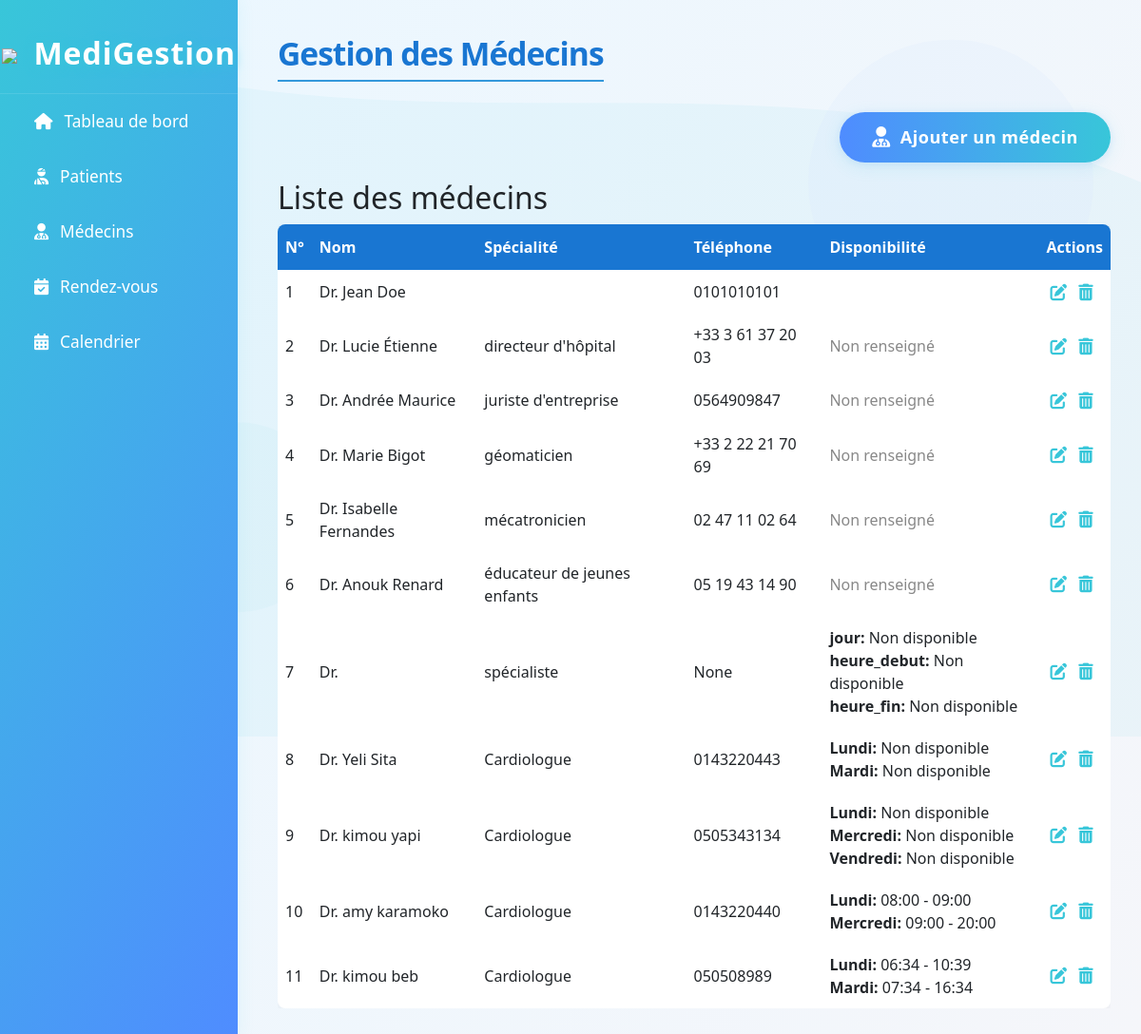
The app's page /doctors/ (signed in) with its own data.
### gestion/models.py (models this page shows, shortened)
class Doctor(models.Model):
    user = models.OneToOneField(
        User,
        on_delete=models.CASCADE,
        related_name='doctor_profile'
    )
    specialty = models.CharField(max_length=100)
    availability = models.JSONField(default=dict)

class User(AbstractUser):
    ROLE_CHOICES = (
        ('admin', 'Administrateur'),
        ('doctor', 'Médecin'),
        ('staff', 'Personnel'),
    )
    role = models.CharField(max_length=20, choices=ROLE_CHOICES, default='staff')
    phone = models.CharField(max_length=20, blank=True, null=True)

### gestion/views.py (the view)
# urls.py: path('doctors/', views.doctor_management, name='doctors'),
@login_required
def doctor_management(request):
    doctors = Doctor.objects.all()
    days_of_week = ['lundi', 'mardi', 'mercredi', 'jeudi', 'vendredi', 'samedi', 'dimanche']
    context = {
        'doctors': doctors,
        'days_of_week': days_of_week # Ligne ajoutée
    }
    return render(request, 'gestion/doctors.html', context)

### gestion/templates/gestion/doctors.html (shortened to what this page needs)
{% extends "gestion/base.html" %}
{% block page_title %}Gestion des Médecins{% endblock %}
{% block doctors_content %}
<div style="display: flex; justify-content: flex-end; margin-bottom: 18px;">
    <button id="add-doctor-btn" class="btn-doctor-creative">
        <span class="btn-icon"><i class="fas fa-user-md"></i></span>
        <span class="btn-text">Ajouter un médecin</span>
    </button>
</div>
<h2>Liste des médecins</h2>
<div class="table-responsive">
    <table style="width:100%; border-collapse: collapse; background: #fff; box-shadow: 0 2px 8px rgba(0,0,0,0.05); border-radius: 8px; overflow: hidden;">
        <thead style="background: #1976d2; color: #fff;">
            <tr>
                <th style="padding: 12px 8px;">N°</th>
                <th style="padding: 12px 8px;">Nom</th>
                <th style="padding: 12px 8px;">Spécialité</th>
                <th style="padding: 12px 8px;">Téléphone</th>
                <th style="padding: 12px 8px;">Disponibilité</th>
                <th style="padding: 12px 8px;">Actions</th>
            </tr>
        </thead>
        <tbody>
            {% for doctor in doctors %}
            <tr data-doctor-id="{{ doctor.id }}">
                <td style="padding: 10px 8px;">{{ forloop.counter }}</td>
                <td style="padding: 10px 8px;">Dr. {{ doctor.user.first_name }} {{ doctor.user.last_name }}</td>
                <td style="padding: 10px 8px;">{{ doctor.specialty }}</td>
                <td style="padding: 10px 8px;">{{ doctor.user.phone }}</td>
                <td style="padding: 10px 8px;">
                    {% if doctor.availability %}
                        {% for day, hours in doctor.availability.items %}
                            <div>
                                <strong>{{ day }}:</strong>
                                {% if hours.start and hours.end %}
                                    {{ hours.start }} - {{ hours.end }}
                                {% else %}
                                    Non disponible
                                {% endif %}
                            </div>
                        {% endfor %}
                    {% else %}
                        <span style="color:#888;">Non renseigné</span>
                    {% endif %}
                </td>
                <td style="padding: 10px 8px;">
                    <button class="action-btn edit" title="Modifier"><i class="fas fa-edit"></i></button>
                    <button class="action-btn delete" title="Supprimer"><i class="fas fa-trash-alt"></i></button>
                </td>
            </tr>
            {% empty %}
            <tr>
                <td colspan="6" style="padding: 16px; text-align: center; color: #888;">Aucun médecin enregistré</td>
            </tr>
            {% endfor %}
        </tbody>
    </table>
</div>
{% endblock %}

### gestion/static/gestion/style.css (style rules this page uses)
:root { --primary: #3498db; --secondary: #2c3e50; --success: #2ecc71; --danger: #e74c3c; --light: #ecf0f1; --dark: #34495e; }
* { margin: 0; padding: 0; box-sizing: border-box; font-family: 'Segoe UI', Tahoma, Geneva, Verdana, sans-serif; }
body { background-color: #f5f7fa; color: #333; }

### gestion/templates/gestion/base.html (style rules this page uses)
body { min-height: 100vh; background: linear-gradient(120deg, #eaf7ff 0%, #f5f6fa 100%); position: relative; overflow-x: hidden; font-family: 'Segoe UI', Arial, sans-serif; }

### gestion/templates/gestion/doctors.html (style rules this page uses)
.btn-doctor-creative { display: inline-flex; align-items: center; gap: 10px; padding: 13px 34px; font-size: 1.13rem; font-weight: 600; color: #fff; background: linear-gradient(90deg, #4f8cff 0%, #38c6d9 100%); border: none; border-radius: 30px; box-shadow: 0 4px 18px rgba(56,198,217,0.13), 0 1.5px 8px rgba(79,140,255,0.10); cursor: pointer; position: relative; overflow: hidden; transition: background 0.22s, box-shadow 0.22s, transform 0.18s; outline: none; letter-spacing: 0.5px; z-index: 1; }
.btn-doctor-creative .btn-icon { font-size: 1.2em; transition: transform 0.32s cubic-bezier(.23,1.12,.32,1); display: flex; align-items: center; }
.btn-doctor-creative .btn-text { position: relative; z-index: 2; }
.btn-doctor-creative::before { content: ""; position: absolute; left: 0; top: 0; right: 0; bottom: 0; background: linear-gradient(120deg, #38c6d9 0%, #4f8cff 100%); opacity: 0; transition: opacity 0.22s; z-index: 0; border-radius: 30px; }
.action-btn { border: none; background: none; cursor: pointer; margin: 0 4px; font-size: 1.1em; color: #38c6d9; transition: color 0.18s, transform 0.18s; }

### records on screen
Doctor: user.first_name "Jean", user.last_name "Doe", user.phone "0101010101"
Doctor: user.first_name "Lucie", user.last_name "Étienne", specialty "directeur d'hôpital", user.phone "+33 3 61 37 20 03", availability "Non renseigné"
Doctor: user.first_name "Andrée", user.last_name "Maurice", specialty "juriste d'entreprise", user.phone "0564909847", availability "Non renseigné"
Doctor: user.first_name "Marie", user.last_name "Bigot", specialty "géomaticien", user.phone "+33 2 22 21 70 69", availability "Non renseigné"
Doctor: user.first_name "Isabelle", user.last_name "Fernandes", specialty "mécatronicien", user.phone "02 47 11 02 64", availability "Non renseigné"
Doctor: user.first_name "Anouk", user.last_name "Renard", specialty "éducateur de jeunes enfants", user.phone "05 19 43 14 90", availability "Non renseigné"
Doctor: specialty "spécialiste", user.phone "None", availability "jour" "heure_debut" "heure_fin"
Doctor: user.first_name "Yeli", user.last_name "Sita", specialty "Cardiologue", user.phone "0143220443", availability "Lundi" "Mardi"
Doctor: user.first_name "kimou", user.last_name "yapi", specialty "Cardiologue", user.phone "0505343134", availability "Lundi" "Mercredi" "Vendredi"
Doctor: user.first_name "amy", user.last_name "karamoko", specialty "Cardiologue", user.phone "0143220440", availability "Lundi" "Mercredi", start "08:00" "09:00", end "09:00" "20:00"
Doctor: user.first_name "kimou", user.last_name "beb", specialty "Cardiologue", user.phone "050508989", availability "Lundi" "Mardi", start "06:34" "07:34", end "10:39" "16:34"
